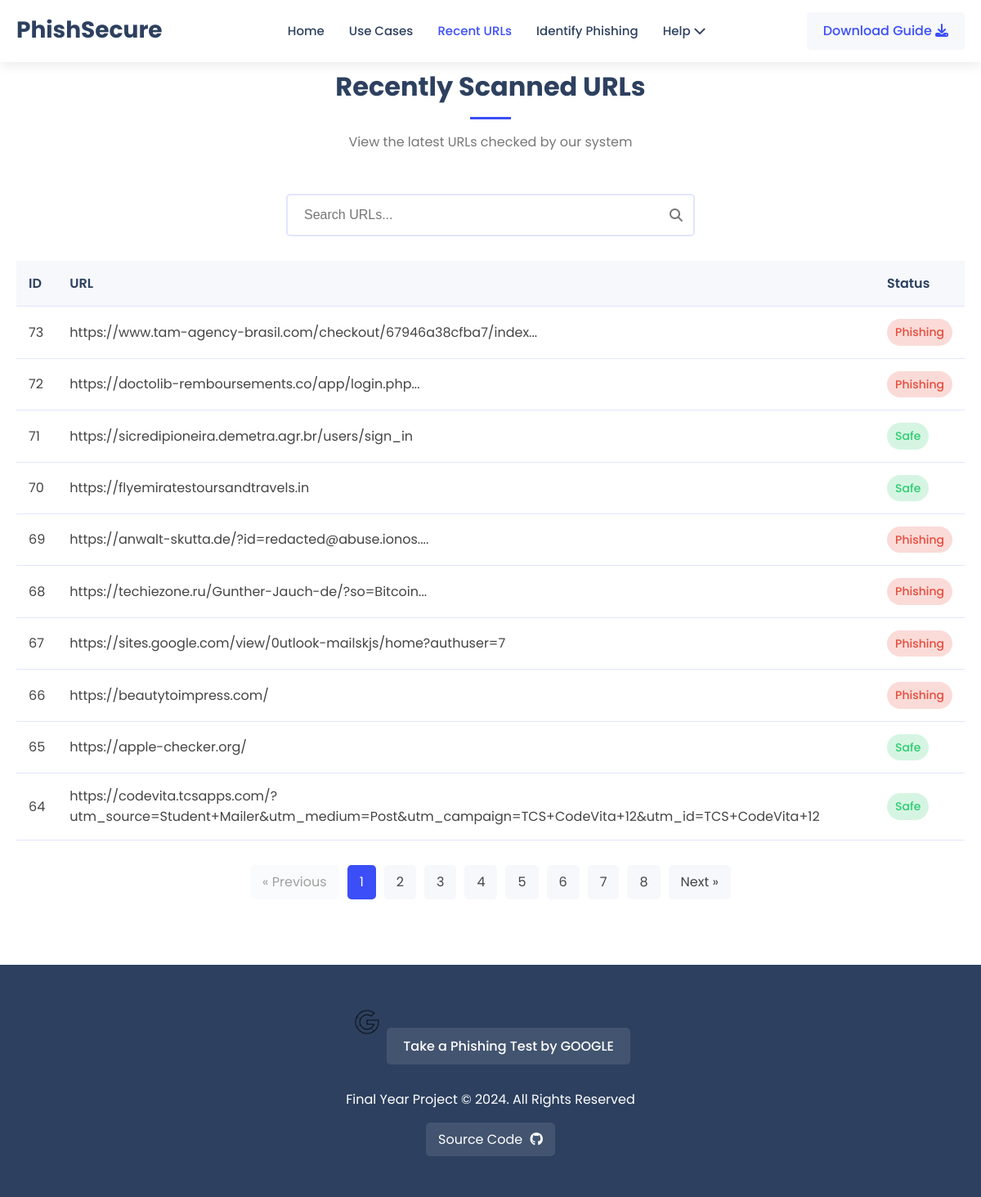
Page /urls on the earlier database version.
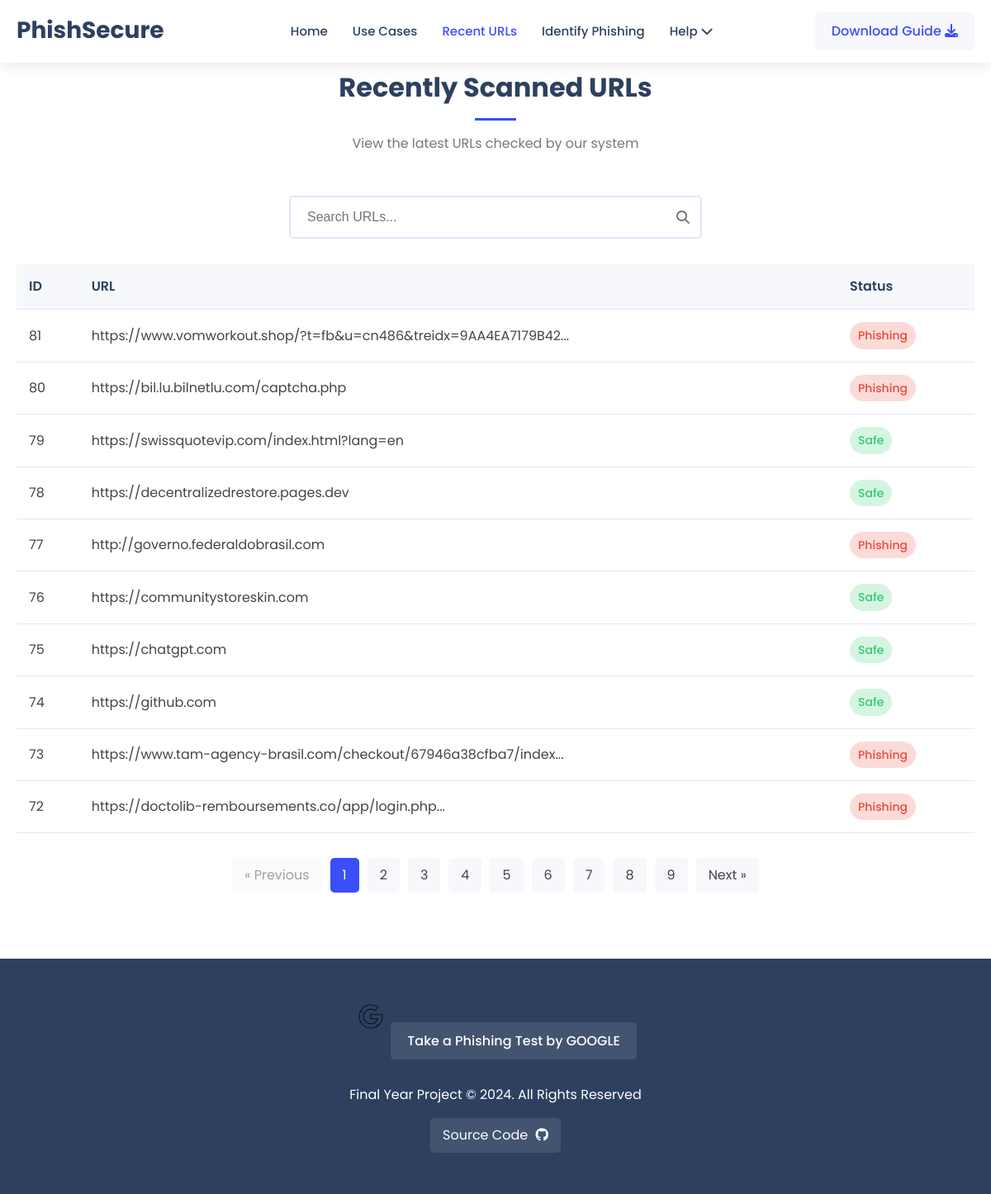
Same page on the later database version.
### app.py (models this page shows)
class URLData(db.Model):
    id = db.Column(db.Integer, primary_key=True)
    url = db.Column(db.String(2083), nullable=False)
    prediction = db.Column(db.Integer, nullable=False)
    created_at = db.Column(db.DateTime, default=datetime.utcnow)

### app.py (the view)
@app.route('/urls')
def urls():
    page = request.args.get('page', 1, type=int)
    per_page = 10
    paginated_urls = URLData.query.order_by(desc(URLData.created_at)).paginate(
        page=page,
        per_page=per_page,
        error_out=False
    )
    total_pages = paginated_urls.pages
    return render_template(
        'urls.html',
        url_data=paginated_urls.items,
        total_pages=total_pages,
        current_page=page
    )

### templates/urls.html (shortened to what this page needs)
<!DOCTYPE html>
<html lang="en">
<head>
  <link rel="stylesheet" href="static\style.css">
  <link rel="stylesheet" href="https://cdnjs.cloudflare.com/ajax/libs/font-awesome/6.4.0/css/all.min.css">
</head>
<body>
  <header>
    <div class="container">
      <div class="logo">
        <h1>PhishSecure</h1>
      </div>
      <nav>
        <ul>
          <li><a href="{{ url_for('home') }}">Home</a></li>
          <li><a href="{{ url_for('usecases') }}">Use Cases</a></li>
          <li class="active"><a href="{{ url_for('urls') }}">Recent URLs</a></li>
          <li><a href="{{ url_for('social') }}">Identify Phishing</a></li>
          <li class="dropdown">
            <a href="#">Help <i class="fas fa-chevron-down"></i></a>
          </li>
        </ul>
      </nav>
      <div class="download-btn">
        <a href="static/assets/Phishing Website Identification.pdf" class="btn" download="nofallmagaguide">Download Guide <i class="fas fa-download"></i></a>
      </div>
    </div>
  </header>
  <section id="recent-urls" class="recent-urls">
    <div class="container">
      <div class="section-header">
        <h2>Recently Scanned URLs</h2>
        <p>View the latest URLs checked by our system</p>
      </div>
      <div class="search-container">
        <input type="text" id="url-search" placeholder="Search URLs..." onkeyup="filterTable()">
        <i class="fas fa-search"></i>
      </div>
      <div class="table-container">
        <table class="urls-table" id="urls-table">
          <thead>
            <tr>
              <th>ID</th>
              <th>URL</th>
              <th>Status</th>
            </tr>
          </thead>
          <tbody>
            {% for data in url_data %}
            <tr>
              <td>{{ data.id }}</td>
              <td>{{ data.url }}</td>
              <td>
                {% if data.prediction == 1 %}
                  <span class="status safe">Safe</span>
                {% else %}
                  <span class="status phishing">Phishing</span>
                {% endif %}
              </td>
            </tr>
            {% endfor %}
          </tbody>
        </table>
      </div>
      <div class="pagination">
        <a href="?page={{ current_page - 1 }}" class="page-link {% if current_page == 1 %}disabled{% endif %}">&laquo; Previous</a>
        {% for page in range(1, total_pages + 1) %}
        <a href="?page={{ page }}" class="page-link {% if page == current_page %}active{% endif %}">{{ page }}</a>
        {% endfor %}
        <a href="?page={{ current_page + 1 }}" class="page-link {% if current_page == total_pages %}disabled{% endif %}">Next &raquo;</a>
      </div>
    </div>
  </section>
  <footer>
    <div class="container">
      <div class="footer-content">
        <div class="google-quiz">
          <img src="static/assets/img/google.png" alt="Google Logo">
          <a href="https://phishingquiz.withgoogle.com/" target="_blank" class="btn">Take a Phishing Test by GOOGLE</a>
        </div>
        <div class="copyright">
          <p>Final Year Project &copy; 2024. All Rights Reserved</p>
          <a href="https://github.com/asrith-reddy/Phishing-detector" target="_blank" class="github-btn">
            Source Code <i class="fab fa-github"></i>
          </a>
        </div>
      </div>
    </div>
  </footer>
</body>
</html>

Differences in the rows shown:
no longer on this page (row unchanged): URLData: id "71", url "https://sicredipioneira.demetra.agr.br/users/sign_in", prediction "Safe"
no longer on this page (row unchanged): URLData: id "70", url "https://flyemiratestoursandtravels.in", prediction "Safe"
no longer on this page (row unchanged): URLData: id "69", url "https://anwalt-skutta.de/?id=redacted@abuse.ionos....", prediction "Phishing"
no longer on this page (row unchanged): URLData: id "68", url "https://techiezone.ru/Gunther-Jauch-de/?so=Bitcoin...", prediction "Phishing"
no longer on this page (row unchanged): URLData: id "67", url "https://sites.google.com/view/0utlook-mailskjs/home?authuser=7", prediction "Phishing"
no longer on this page (row unchanged): URLData: id "66", url "https://beautytoimpress.com/", prediction "Phishing"
no longer on this page (row unchanged): URLData: id "65", url "https://apple-checker.org/", prediction "Safe"
no longer on this page (row unchanged): URLData: id "64", url "https://codevita.tcsapps.com/?utm_source=Student+Mailer&utm_medium=Post&utm_campaign=TCS+CodeVita+12&utm_id=TCS+CodeVita+12", prediction "Safe"
added URLData: id "81", url "https://www.vomworkout.shop/?t=fb&u=cn486&treidx=9AA4EA7179B42...", prediction "Phishing"
added URLData: id "80", url "https://bil.lu.bilnetlu.com/captcha.php", prediction "Phishing"
added URLData: id "79", url "https://swissquotevip.com/index.html?lang=en", prediction "Safe"
added URLData: id "78", url "https://decentralizedrestore.pages.dev", prediction "Safe"
added URLData: id "77", url "http://governo.federaldobrasil.com", prediction "Phishing"
added URLData: id "76", url "https://communitystoreskin.com", prediction "Safe"
added URLData: id "75", url "https://chatgpt.com", prediction "Safe"
added URLData: id "74", url "https://github.com", prediction "Safe"
Other differences:
new list line: "9"
